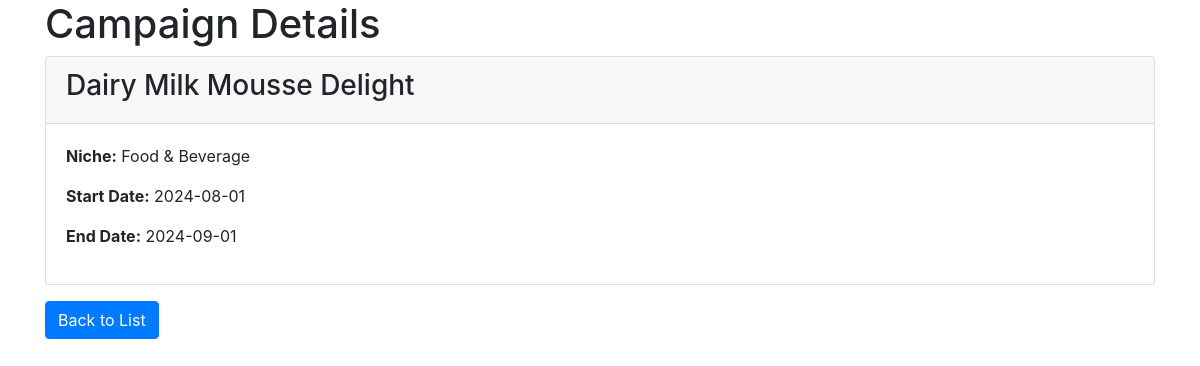
Page /view_admin_camp/1 (signed in) on the committed database.
### tables this page shows
CREATE TABLE campaign (
                        id INTEGER PRIMARY KEY AUTOINCREMENT,
                        sponsor_id INTEGER NOT NULL,
                        title TEXT NOT NULL,
                        description TEXT,
                        image_url TEXT,
                        niche TEXT,
                        start_date TEXT,
                        end_date TEXT,
                        budget REAL,
                        FOREIGN KEY(sponsor_id) REFERENCES user(id)
                      );

### project/app.py (the view)
@app.route('/view_admin_camp/<int:campaign_id>')
@login_required
def view_admin_camp(campaign_id):
    db = get_db()
    cursor = db.cursor()
    cursor.execute('SELECT * FROM campaign WHERE id = ?', (campaign_id,))
    campaign = cursor.fetchone()
    if not campaign:
        flash('Campaign not found.', 'danger')
        return redirect(url_for('find_admin'))
    return render_template('view_admin_camp.html', campaign=campaign)

### project/app.py (called while the page is built)
def get_db():
    conn = sqlite3.connect(DATABASE)
    conn.row_factory = sqlite3.Row
    return conn

@app.before_request
def initialize_db():
    global db_initialized
    if not db_initialized:
        create_tables()
        db_initialized = True

def login_required(f):
    @wraps(f)
    def decorated_function(*args, **kwargs):
        if 'username' not in session:
            flash('Please log in to access this page.', 'danger')
            return redirect(url_for('login'))
        return f(*args, **kwargs)
    return decorated_function

### project/templates/view_admin_camp.html (shortened to what this page needs)
<!DOCTYPE html>
<html lang="en">
<head>
    <link href="https://stackpath.bootstrapcdn.com/bootstrap/4.5.2/css/bootstrap.min.css" rel="stylesheet">
</head>
<body>
    <div class="container">
        <h1>Campaign Details</h1>
        <div class="card">
            <div class="card-header">
                <h3>{{ campaign.title }}</h3>
            </div>
            <div class="card-body">
                <p><strong>Niche:</strong> {{ campaign.niche }}</p>
                <p><strong>Start Date:</strong> {{ campaign.start_date }}</p>
                <p><strong>End Date:</strong> {{ campaign.end_date }}</p>
            </div>
        </div>
        <a href="{{ url_for('find_admin') }}" class="btn btn-primary mt-3">Back to List</a>
    </div>
</body>
</html>

### rows in the picture
campaign: title "Dairy Milk Mousse Delight", niche "Food & Beverage", start_date "2024-08-01", end_date "2024-09-01"
